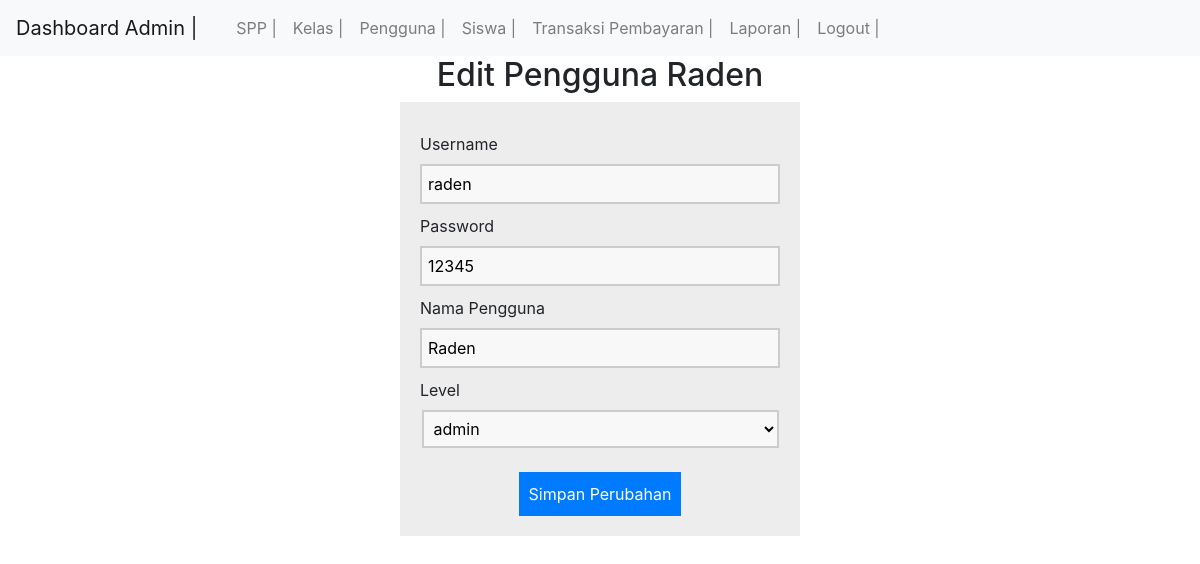
Screenshot of /dump/edit_petugas.php?id=1 (signed in) with the database file from the repository.
### tables this page shows
CREATE TABLE `petugas` (
  `id_petugas` int(11) NOT NULL,
  `username` varchar(30) NOT NULL,
  `password` varchar(35) NOT NULL,
  `nama_petugas` varchar(35) NOT NULL,
  `level` enum('admin','petugas') NOT NULL
);

### dump/edit_petugas.php (the view, shortened to what this page needs)
<?php
include '../koneksi.php';
  if (isset($_GET['id'])) {
    $id = ($_GET["id"]);
    $query = "SELECT * FROM petugas WHERE id_petugas='$id'";
    $result = mysqli_query($koneksi, $query);
    $data = mysqli_fetch_assoc($result);
  } else {
    echo "<script>alert('Masukkan data id.');window.location='petugas.php';</script>";
  }
  ?>
<!DOCTYPE html>
<html>
  <head>
  </head>
<body>
  <?php
  include ('header2.php');
?>
      <center>
        <h2>Edit Pengguna <?php echo $data['nama_petugas']; ?></h2>
      <center>
      <form method="POST" action="proses_editpetugas.php" enctype="multipart/form-data" >
      <section class="base">
        <div>
          <label>Username</label>
          <input type="text" name="username" value="<?php echo $data['username']; ?>"/>
        </div>
        <div>
          <label>Password</label>
         <input type="text" name="password" value="<?php echo $data['password']; ?>" required=""/>
        </div>
		 <div>
          <label>Nama Pengguna</label>
         <input type="text" name="nama_petugas" value="<?php echo $data['nama_petugas']; ?>" required=""/>
        </div>
		<div>
          <label>Level</label>
          <select name="level" style="width: 357px;">
  <?php
  $idpetugas=$data['id_petugas'];
      $query = "SELECT * FROM petugas ORDER BY id_petugas ASC";
      $result = mysqli_query($koneksi, $query);
      while($row = mysqli_fetch_assoc($result))
      {
      ?>
 <option class="bg-light" value="<?php echo $row['id_petugas']; ?>" <?php if($row['id_petugas']=="$idpetugas"){?> selected="selected" <?php } ?>><?php echo $row['level']; ?></option>
 <?php
      }
      ?>
 </select>
    </div>
	<br>
        <div>
         <button type="submit">Simpan Perubahan</button>
        </div>
        </section>
      </form>
</body>
</html>

### dump/edit_petugas.php (style rules this page uses)
button { background-color: #007bff; color: #fff; padding: 10px; text-decoration: none; font-size: 12px; border: 0px; margin-top: 20px; }
label { margin-top: 10px; float: left; text-align: left; width: 100%; }
input { padding: 6px; width: 100%; box-sizing: border-box; background: #f8f8f8; border: 2px solid #ccc; outline-color: #007bff; }
select { padding: 6px; width: 100%; box-sizing: border-box; background: #f8f8f8; border: 2px solid #ccc; outline-color: #007bff; }
div { width: 100%; height: auto; }
.base { width: 400px; height: auto; padding: 20px; margin-left: auto; margin-right: auto; background: #ededed; }

### rows the page displays
petugas: nama_petugas "Raden", username "raden", password "12345"

### other values shown
form field level "admin"
